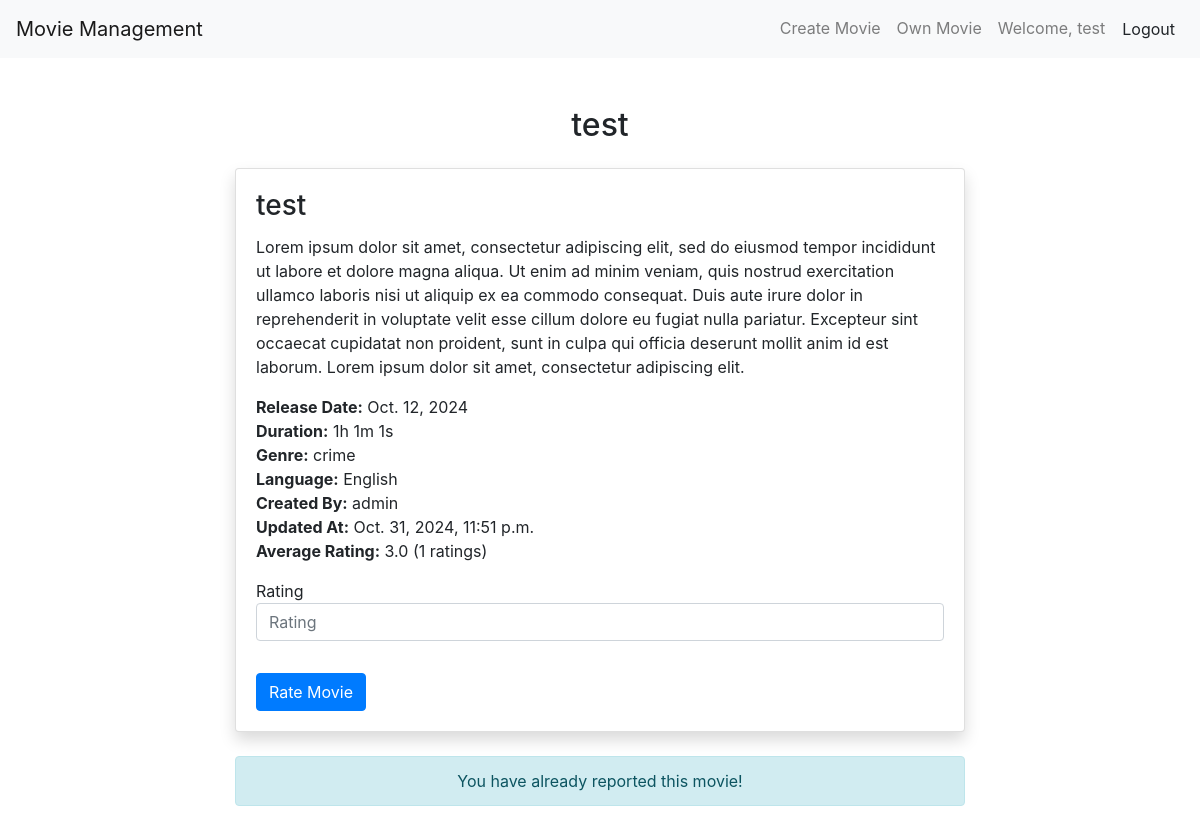
The app's page /2/ (signed in) with its own data.
### accounts/models.py (models this page shows, shortened)
class User(AbstractBaseUser):
    email = models.EmailField(
        verbose_name="email address",
        max_length=255,
        unique=True,
    )
    username = models.CharField(max_length=50)
    is_active = models.BooleanField(default=True)
    is_admin = models.BooleanField(default=False)
    objects = UserManager()
    USERNAME_FIELD = "email"
    REQUIRED_FIELDS = ["username",]

### movie/models.py (models this page shows, shortened)
class Movie(models.Model):
    title = models.CharField(max_length=200)
    description = models.TextField()
    released_at = models.DateField()
    duration_hours = models.PositiveIntegerField(default=0)
    duration_minutes = models.PositiveIntegerField(default=0, validators=[MinValueValidator(0), MaxValueValidator(59)])  # Minutes
    duration_seconds = models.PositiveIntegerField(default=0, validators=[MinValueValidator(0), MaxValueValidator(59)])  # Seconds
    genre = models.CharField(max_length=100)
    created_by = models.ForeignKey(User, on_delete=models.CASCADE)
    language = models.CharField(max_length=50)
    updated_at = models.DateTimeField(auto_now=True)
    def average_rating(self):
        ratings = self.rating_set.all()
        if ratings.exists():
            return ratings.aggregate(Avg('rating'))['rating__avg']
        return 0.0
    def total_ratings(self):
        return self.rating_set.count()

### movie/views.py (the view, shortened to what this page needs)
# urls.py: path('<int:id>/', movie_detail, name='detail_movie'),
@login_required
def movie_detail(request, id):
    movie = get_object_or_404(Movie, id=id)
    form = RatingForm(request.POST or None)
    already_reported = Report.objects.filter(user=request.user, movie=movie).exists()
    return render(request, 'movie/movie_detail.html', {
        'movie': movie,
        'average_rating': movie.average_rating(),
        'total_ratings': movie.total_ratings(),
        'form': form,
        'already_reported': already_reported,
    })

### movie/forms.py
class RatingForm(forms.Form):
    rating = forms.FloatField(
        required=True,
        min_value=1,
        max_value=5,
        label='Rating',
        widget=forms.NumberInput(attrs={'class': 'form-control', 'placeholder': 'Rating'})
    )

### templates/movie/movie_detail.html (shortened to what this page needs)
{% extends "base.html" %}
{% block content %}
<div class="container mt-5">
    <h2 class="text-center mb-4">{{ movie.title }}</h2>
    <div class="row">
        <div class="col-md-8 offset-md-2">
            <div class="card mb-4 shadow">
                <div class="card-body">
                    <h3 class="card-title">{{ movie.title }}</h3>
                    <p class="card-text">{{ movie.description }}</p>
                    <ul class="list-unstyled mt-3">
                        <li><strong>Release Date:</strong> {{ movie.released_at }}</li>
                        <li><strong>Duration:</strong> {{ movie.duration_hours }}h {{ movie.duration_minutes }}m {{ movie.duration_seconds }}s</li>
                        <li><strong>Genre:</strong> {{ movie.genre }}</li>
                        <li><strong>Language:</strong> {{ movie.language }}</li>
                        <li><strong>Created By:</strong> {{ movie.created_by.username }}</li>
                        <li><strong>Updated At:</strong> {{ movie.updated_at }} </li>
                        <li><strong>Average Rating:</strong> {{ average_rating }} ({{ total_ratings }} ratings)</li>
                    </ul>
                    <form method="post" action="{% url 'detail_movie' movie.id %}">
                        <div class="form-group">
                            {{ form.rating.label }}
                            {{ form.rating }}
                        </div>
                        <button type="submit" class="btn btn-primary mt-3">Rate Movie</button>
                    </form>
                </div>
            </div>
            {% if movie.created_by != request.user %}
            <div class="text-center">
                {% if already_reported %}
                    <div class="alert alert-info">
                        You have already reported this movie!
                    </div>
                {% else %}
                    <a href="{% url 'report_movie' movie.id %}" class="btn btn-danger">Report Movie</a>
                {% endif %}
            </div>
            {% endif %}
        </div>
    </div>
</div>
{% endblock content %}

### templates/includes/navbar.html (shortened to what this page needs)
<nav class="navbar navbar-expand-lg navbar-light bg-light">
    <a class="navbar-brand" href="{% url 'movie_list' %}">Movie Management</a>
    <div class="collapse navbar-collapse" id="navbarNav">
      <ul class="navbar-nav ml-auto">
        {% if user.is_authenticated %}
          <li class="nav-item">
            <a href="{% url "create_movie" %}" class="nav-link">Create Movie</a>
          </li>
          <li class="nav-item">
            <a href="{% url "own_movie_list" %}" class="nav-link">Own Movie</a>
          </li>
          <li class="nav-item">
            <a class="nav-link">Welcome, {{ user.username }}</a>
          </li>
          <li class="nav-item">
            <form action="{% url 'logout' %}" method="post" style="display: inline;">
              <button type="submit" class="btn btn-link nav-link" style="display: inline; color: inherit; cursor: pointer;">Logout</button>
            </form>
          </li>
        {% endif %}
      </ul>
    </div>
  </nav>

### records on screen
User: username "test"
Movie: title "test", description "Lorem ipsum dolor sit amet, consectetur adipiscing elit, sed do eiusmod tempor incididunt ut labore et dolore magna aliqua. Ut enim ad minim veniam, quis nostrud exercitation ullamco laboris nisi ut aliquip ex ea commodo consequat. Duis aute irure dolor in reprehenderit in voluptate velit esse cillum dolore eu fugiat nulla pariatur. Excepteur sint occaecat cupidatat non proident, sunt in culpa qui officia deserunt mollit anim id est laborum. Lorem ipsum dolor sit amet, consectetur adipiscing elit.", released_at "Oct. 12, 2024", duration_hours "1", duration_minutes "1", duration_seconds "1", genre "crime", language "English", created_by.username "admin", updated_at "Oct. 31, 2024, 11:51 p.m."

### other values on screen
{{ average_rating }} "3.0"
{{ total_ratings }} "1"
